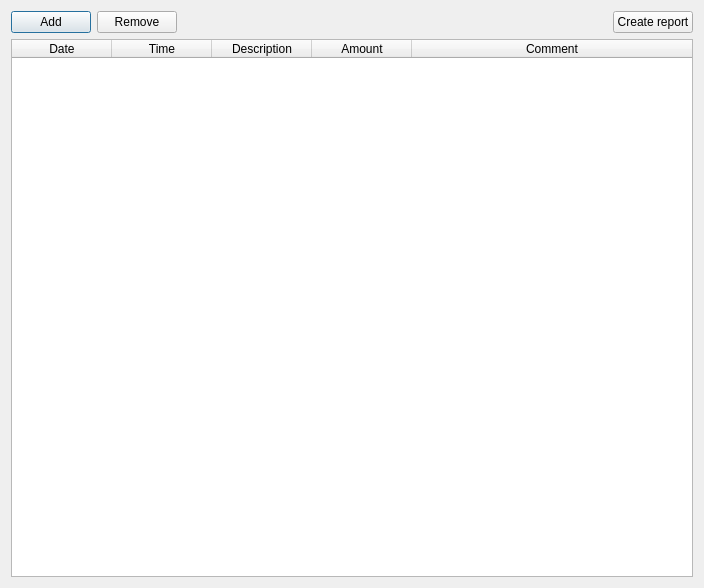
<?xml version="1.0" encoding="UTF-8"?>
<ui version="4.0">
 <class>Expenses</class>
 <widget class="QDialog" name="Expenses">
  <property name="geometry">
   <rect>
    <x>0</x>
    <y>0</y>
    <width>704</width>
    <height>588</height>
   </rect>
  </property>
  <property name="windowTitle">
   <string>Expenses</string>
  </property>
  <layout class="QVBoxLayout" name="verticalLayout">
   <item>
    <layout class="QHBoxLayout" name="horizontalLayout">
     <item>
      <widget class="QPushButton" name="add_button">
       <property name="text">
        <string>Add</string>
       </property>
      </widget>
     </item>
     <item>
      <widget class="QPushButton" name="remove_button">
       <property name="text">
        <string>Remove</string>
       </property>
      </widget>
     </item>
     <item>
      <spacer name="horizontalSpacer">
       <property name="orientation">
        <enum>Qt::Horizontal</enum>
       </property>
       <property name="sizeHint" stdset="0">
        <size>
         <width>40</width>
         <height>20</height>
        </size>
       </property>
      </spacer>
     </item>
     <item>
      <widget class="QPushButton" name="create_report_button">
       <property name="text">
        <string>Create report</string>
       </property>
      </widget>
     </item>
    </layout>
   </item>
   <item>
    <widget class="QTableWidget" name="expenses_table">
     <property name="selectionMode">
      <enum>QAbstractItemView::SingleSelection</enum>
     </property>
     <property name="selectionBehavior">
      <enum>QAbstractItemView::SelectRows</enum>
     </property>
     <attribute name="horizontalHeaderStretchLastSection">
      <bool>true</bool>
     </attribute>
     <attribute name="verticalHeaderShowSortIndicator" stdset="0">
      <bool>false</bool>
     </attribute>
     <attribute name="verticalHeaderStretchLastSection">
      <bool>false</bool>
     </attribute>
     <column>
      <property name="text">
       <string>Date</string>
      </property>
     </column>
     <column>
      <property name="text">
       <string>Time</string>
      </property>
     </column>
     <column>
      <property name="text">
       <string>Description</string>
      </property>
     </column>
     <column>
      <property name="text">
       <string>Amount</string>
      </property>
     </column>
     <column>
      <property name="text">
       <string>Comment</string>
      </property>
     </column>
    </widget>
   </item>
  </layout>
 </widget>
 <resources/>
 <connections/>
</ui>
